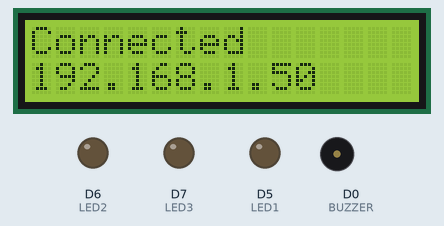
Recording of a sketch running on a simulated ESP8266 (NodeMCU). Shown: 16×2 character LCD, output pins drawn as LEDs (lit = HIGH), buzzer (waves = sounding, pin HIGH). WiFi joins after 1.5 s; servers stay silent unless stated; a WiFi scan finds three made-up networks; what the sketch prints to the serial monitor is not drawn.

Above: at 1.7 s.
At 5.7 s:
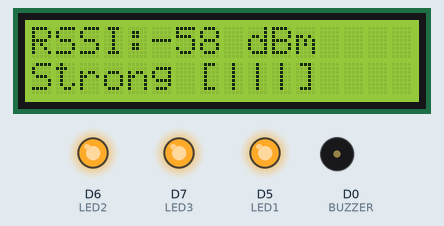
Timing chart, 0 to 40.0 s (numbered marks = the images above):
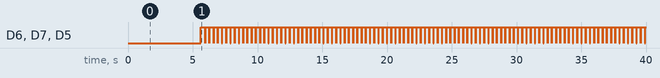

Measured:
- by itself, D6 (LED2), D7 (LED3), D5 (LED1): alternates HIGH for 0.31 s and LOW for 0.01 s
- what the display in image 0 shows lasts 2.0 s, from 1.6 s to 3.6 s

The sketch:

wifi_monitor.ino
```cpp
#include <ESP8266WiFi.h>
#include <Wire.h>
#include <LiquidCrystal_I2C.h>

LiquidCrystal_I2C lcd(0x27, 16, 2);

const char* ssid = "iPhone";
const char* password = "11223344";

#define LED1 D5
#define LED2 D6
#define LED3 D7
#define BUZZER D0

void setup() {
  Serial.begin(115200);

  Wire.begin(D2, D1);
  lcd.init();
  lcd.backlight();

  pinMode(LED1, OUTPUT);
  pinMode(LED2, OUTPUT);
  pinMode(LED3, OUTPUT);
  pinMode(BUZZER, OUTPUT);

  lcd.print("Connecting WiFi");

  WiFi.begin(ssid, password);
  int tries = 0;
  while (WiFi.status() != WL_CONNECTED) {
    delay(500);
    Serial.print(".");
    tries++;
    if (tries > 20) {
      lcd.clear();
      lcd.print("WiFi Failed!");
      while(true) { delay(100); }
    }
  }

  lcd.clear();
  lcd.print("Connected");
  lcd.setCursor(0, 1);
  lcd.print(WiFi.localIP());
  delay(2000);
  lcd.clear();

  Serial.println("\nScanning...");
  int n = WiFi.scanNetworks();
  int bestRSSI = -1000;
  String bestSSID = "";

  for (int i = 0; i < n; i++) {
    Serial.print(WiFi.SSID(i));
    Serial.print(" | RSSI: ");
    Serial.println(WiFi.RSSI(i));
    if (WiFi.RSSI(i) > bestRSSI) {
      bestRSSI = WiFi.RSSI(i);
      bestSSID = WiFi.SSID(i);
    }
  }

  Serial.println("Best Network:");
  Serial.print(bestSSID);
  Serial.print(" (");
  Serial.print(bestRSSI);
  Serial.println(" dBm)");
}

void loop() {
  if (WiFi.status() != WL_CONNECTED) {
    lcd.setCursor(0, 1);
    lcd.print("WiFi Lost     ");
    digitalWrite(BUZZER, HIGH);
    return;
  }

  int rssi = WiFi.RSSI();

  lcd.clear();
  lcd.setCursor(0, 0);
  lcd.print("RSSI:");
  lcd.print(rssi);
  lcd.print(" dBm");

  digitalWrite(LED1, LOW);
  digitalWrite(LED2, LOW);
  digitalWrite(LED3, LOW);
  digitalWrite(BUZZER, LOW);

  lcd.setCursor(0, 1);

  if (rssi > -65) {
    lcd.print("Strong [|||]");
    digitalWrite(LED1, HIGH);
    digitalWrite(LED2, HIGH);
    digitalWrite(LED3, HIGH);
  }
  else if (rssi > -75) {
    lcd.print("Medium [|| ]");
    digitalWrite(LED1, HIGH);
    digitalWrite(LED2, HIGH);
    digitalWrite(BUZZER, HIGH);
    delay(200);
    digitalWrite(BUZZER, LOW);
    delay(800);
  }
  else {
    lcd.print("Weak [|  ]");
    delay(1000);
    lcd.setCursor(0, 1);
    lcd.print("Weak Zone   ");
    digitalWrite(LED1, HIGH);
    digitalWrite(BUZZER, HIGH);
  }

  delay(300);
}
```
